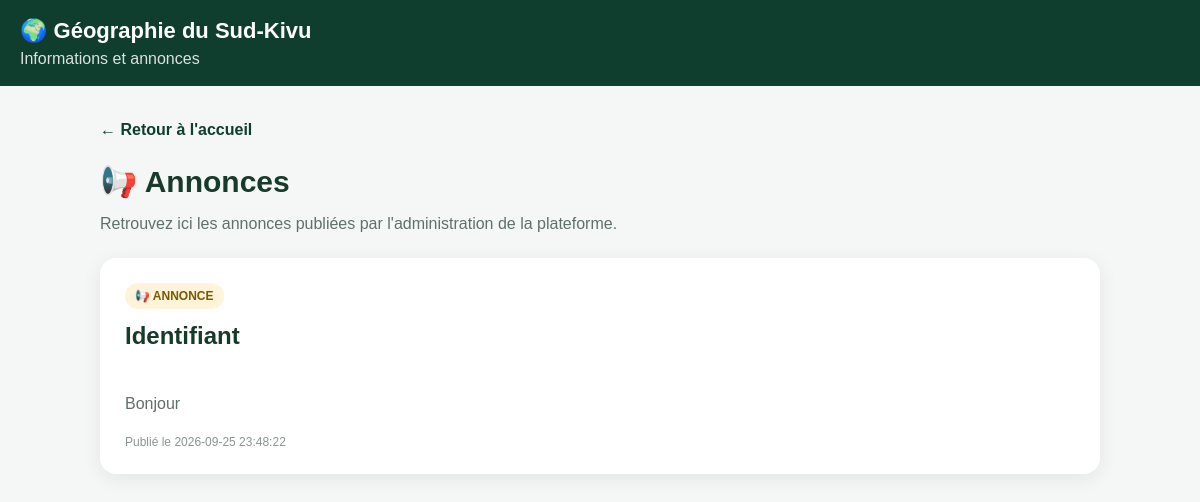
/annonces, run on the app's committed database.
### tables this page shows
CREATE TABLE publications (

            id INTEGER PRIMARY KEY AUTOINCREMENT,

            title TEXT NOT NULL,

            content TEXT NOT NULL,

            type TEXT NOT NULL,

            image TEXT,

            created_at TIMESTAMP DEFAULT CURRENT_TIMESTAMP,

            updated_at TIMESTAMP DEFAULT CURRENT_TIMESTAMP

        );

### app.py (the view)
@app.route("/annonces")
def annonces():
    conn = get_db()
    publications = conn.execute(
        """
        SELECT *
        FROM publications
        WHERE type = 'annonce'
        ORDER BY created_at DESC
        """
    ).fetchall()
    conn.close()
    return render_template(
        "annonces.html",
        publications=publications
    )

### database.py (called while the page is built)
def get_db():
    os.makedirs(DATABASE_DIR, exist_ok=True)
    conn = sqlite3.connect(DATABASE_PATH)
    conn.row_factory = sqlite3.Row
    return conn

### templates/annonces.html (shortened to what this page needs)
<!DOCTYPE html><html lang="fr">
<head>
</head><body><header>
    <h1>🌍 Géographie du Sud-Kivu</h1>
    <p>Informations et annonces</p>
</header><div class="container"><a href="{{ url_for('accueil') }}" class="back">
    ← Retour à l'accueil
</a>
<div class="title">
    <h2>📢 Annonces</h2>
    <p>
        Retrouvez ici les annonces publiées
        par l'administration de la plateforme.
    </p>
</div>
{% if publications %}
    {% for publication in publications %}
        <article class="announcement">
            <div class="content">
                <span class="badge">
                    📢 ANNONCE
                </span>
                <h3>
                    {{ publication.title }}
                </h3>
                <div class="text">
                    {{ publication.content }}
                </div>
                <div class="date">
                    Publié le {{ publication.created_at }}
                </div>
            </div>
        </article>
    {% endfor %}
{% endif %}
</div></body>
</html>

### templates/annonces.html (style rules this page uses)
* { box-sizing: border-box; }
body { margin: 0; font-family: Arial, sans-serif; background: #f4f7f5; color: #173b2b; }
header { background: #0f3d2e; color: white; padding: 18px 20px; }
header h1 { margin: 0; font-size: 22px; }
header p { margin: 6px 0 0; opacity: .85; }
.container { width: 94%; max-width: 1000px; margin: 35px auto; }
.back { color: #0f3d2e; text-decoration: none; font-weight: bold; }
.title { margin: 25px 0; }
.title h2 { margin: 0 0 8px; font-size: 30px; }
.title p { color: #607068; }
.announcement { background: white; border-radius: 16px; margin-bottom: 22px; overflow: hidden; box-shadow: 0 5px 20px rgba(0,0,0,.07); }
.content { padding: 25px; }
.badge { display: inline-block; background: #fff4d9; color: #795800; padding: 6px 10px; border-radius: 20px; font-size: 12px; font-weight: bold; }
h3 { font-size: 24px; margin: 13px 0; }
.text { color: #5f6e67; line-height: 1.7; white-space: pre-line; }
.date { margin-top: 18px; color: #89958f; font-size: 12px; }

### data on the page
publications: title "Identifiant", content "Bonjour", created_at "2026-09-25 23:48:22"
